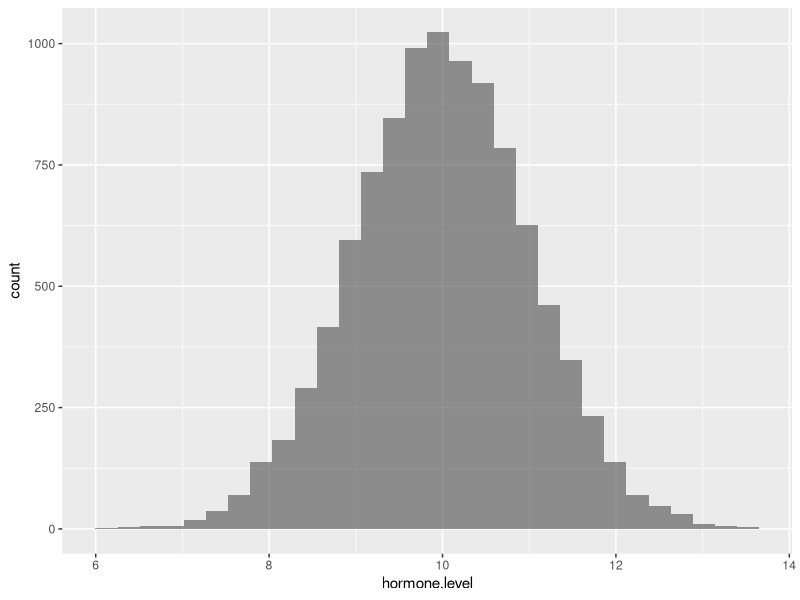
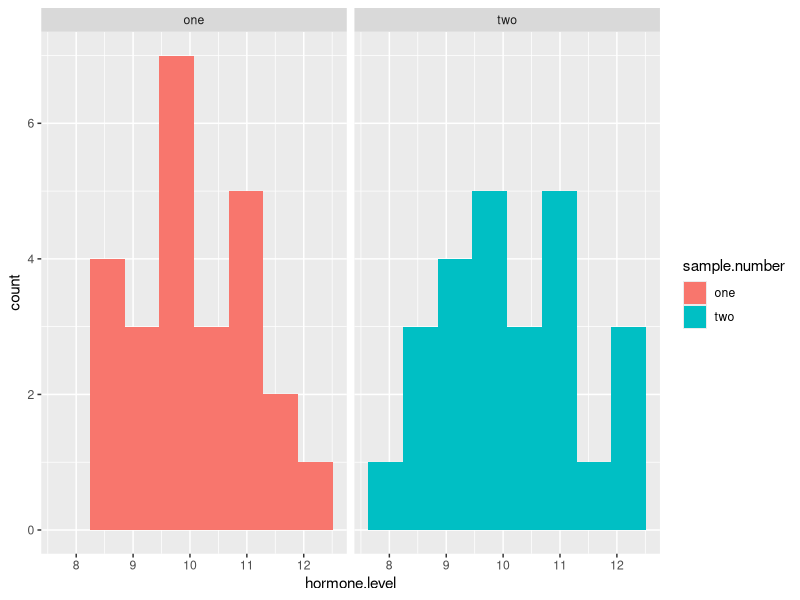
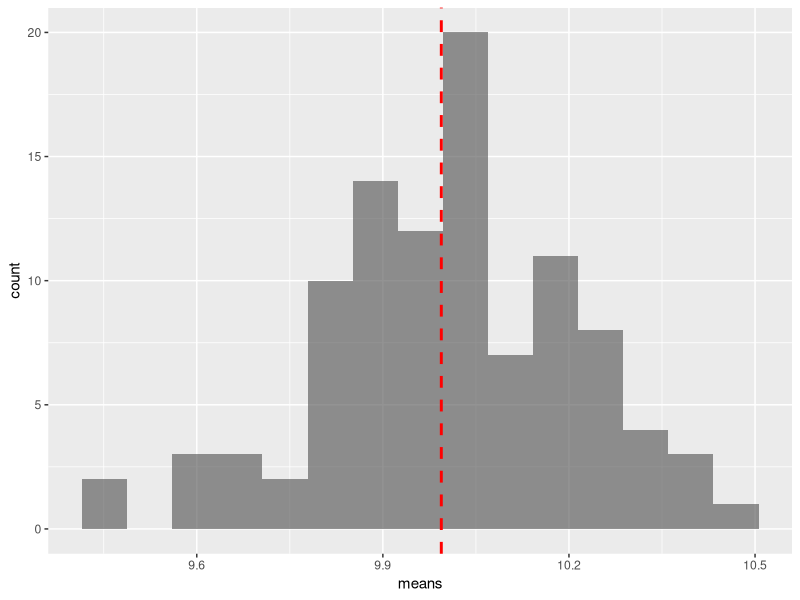
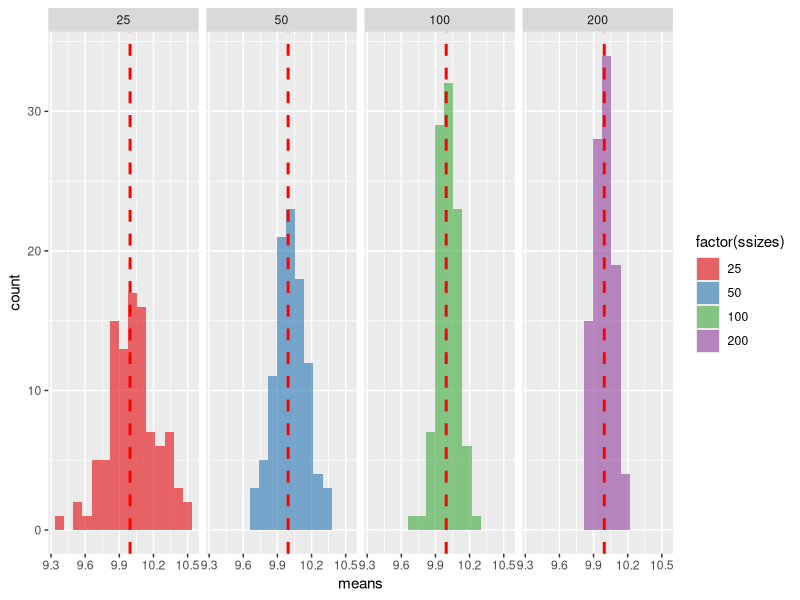

Write R code to recreate these figures, in order.
## ---- chunk 1
knitr::opts_chunk$set(echo = TRUE, prompt = FALSE, eval = TRUE, 
                      comment=NA, warning = FALSE, results="markup",
                      message = FALSE, cache = FALSE)
options(digits = 4)
## ---- chunk 2
set.seed(20161014)
## ---- chunk 3
popn <- rnorm(10000, mean = 10, sd = 1)
## ---- chunk 4
library(ggplot2)
df <- data.frame(hormone.level = popn) 
ggplot(df, aes(x = hormone.level)) + geom_histogram(alpha = 0.65)
## ---- chunk 5
sample1 <- sample(popn, 25)
## ---- chunk 6
c(mean(sample1), sd(sample1))
## ---- chunk 7
sample2 <- sample(popn, 25)
c(mean(sample2), sd(sample2))
## ---- chunk 8
df <- data.frame(hormone.level = c(sample1,sample2), 
                 sample.number = c(rep("one",25), rep("two",25)))

ggplot(df,  aes(x = hormone.level, fill=sample.number)) + 
  geom_histogram(bins=8) + facet_grid(.~sample.number)
## ---- chunk 9
sample.means <- rep(NA,100)
for(i in 1:100) {
  sample.n <- sample(popn, 25)
  sample.means[i] = mean(sample.n)
}
## ---- chunk 10
sample.df <- data.frame(means = sample.means)

ggplot(sample.df, aes(x = means)) + 
  geom_histogram(bins=15, alpha = 0.65) + 
  geom_vline(xintercept = mean(popn), linetype="dashed", color="red", size=1)
## ---- chunk 11
sampling.distn.of.mean <- function(X, size = 25, nreps = 100) {
  sample.means <- rep(NA, nreps)
  for(i in 1:nreps) {
    sample.n <- sample(X, size)
    sample.means[i] = mean(sample.n)  
  }
  return(sample.means)
}
## ---- chunk 12
means.25 <- sampling.distn.of.mean(popn, 25)
means.50 <- sampling.distn.of.mean(popn, 50)
means.100 <- sampling.distn.of.mean(popn, 100)
means.200 <- sampling.distn.of.mean(popn, 200)

df.means <- data.frame(means = c(means.25, means.50, means.100, means.200),
                       ssizes = c(rep(25, 100), 
                                  rep(50, 100), 
                                  rep(100, 100), 
                                  rep(200, 100)))

ggplot(df.means, aes(x = means, fill = factor(ssizes))) + 
  geom_histogram(bins = 15, alpha = 0.65) + 
  geom_vline(xintercept = mean(popn), linetype="dashed", color="red", size=1) +
  facet_grid(. ~ ssizes) + 
  scale_fill_brewer(palette="Set1")
